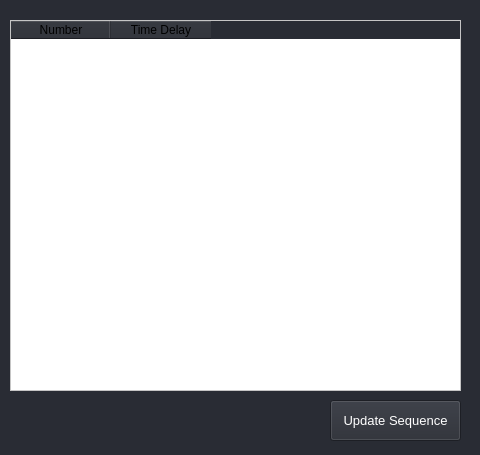
<?xml version="1.0" encoding="UTF-8"?>
<ui version="4.0">
 <class>Form</class>
 <widget class="QWidget" name="Form">
  <property name="geometry">
   <rect>
    <x>0</x>
    <y>0</y>
    <width>480</width>
    <height>455</height>
   </rect>
  </property>
  <property name="windowTitle">
   <string>Form</string>
  </property>
  <property name="styleSheet">
   <string notr="true">QWidget{background-color:#292C34}</string>
  </property>
  <widget class="QPushButton" name="updateButton">
   <property name="geometry">
    <rect>
     <x>330</x>
     <y>400</y>
     <width>131</width>
     <height>41</height>
    </rect>
   </property>
   <property name="font">
    <font>
     <pointsize>10</pointsize>
    </font>
   </property>
   <property name="styleSheet">
    <string notr="true">QPushButton{color:white;}</string>
   </property>
   <property name="text">
    <string>Update Sequence</string>
   </property>
  </widget>
  <widget class="QTableWidget" name="table">
   <property name="geometry">
    <rect>
     <x>10</x>
     <y>20</y>
     <width>451</width>
     <height>371</height>
    </rect>
   </property>
   <property name="styleSheet">
    <string notr="true">QTableWidget{background-color:white}</string>
   </property>
   <column>
    <property name="text">
     <string>Number</string>
    </property>
   </column>
   <column>
    <property name="text">
     <string>Time Delay</string>
    </property>
   </column>
  </widget>
 </widget>
 <resources/>
 <connections/>
</ui>
